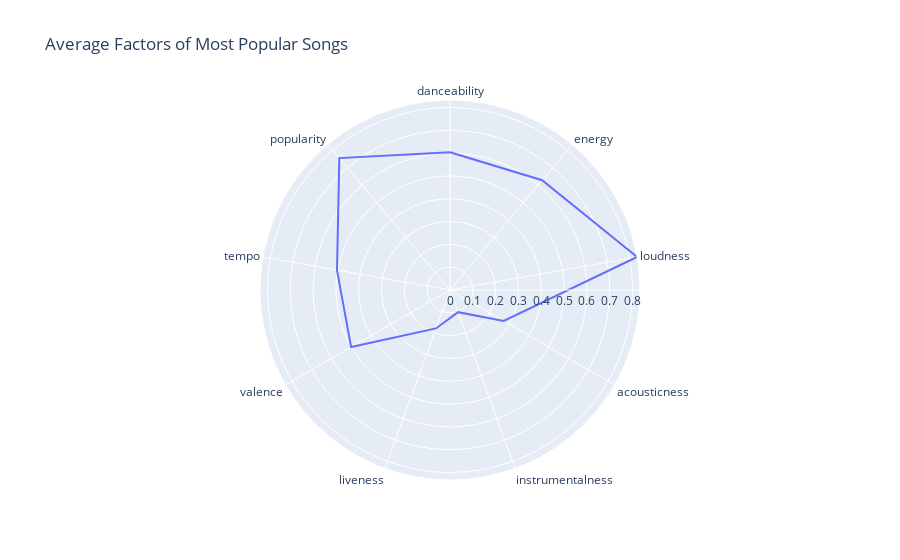

This figure's notebook cell:
### Code cell
#  kindly visualize this with a line_polar using plotly express
fig = px.line_polar(popsong_qualities, 
                    r=popsong_qualities,
                    theta=relevant_qualities,
                    line_close=True,
                    title="Average Factors of Most Popular Songs")
fig.show()

### Figure 1 — Plotly figure (JSON) as saved in the notebook; plotly's stock layout.template omitted (floating-point values rounded to 4 significant figures)
{"data": [{"hovertemplate": "r=%{r}<br>theta=%{theta}<extra></extra>", "legendgroup": "", "line": {"color": "#636efa", "dash": "solid"}, "marker": {"symbol": "circle"}, "mode": "lines", "name": "", "r": [0.6038, 0.6281, 0.8327, 0.2719, 0.1033, 0.1792, 0.5003, 0.5028, 0.7547, 0.6038], "showlegend": false, "subplot": "polar", "theta": ["danceability", "energy", "loudness", "acousticness", "instrumentalness", "liveness", "valence", "tempo", "popularity", "danceability"], "type": "scatterpolar"}], "layout": {"legend": {"tracegroupgap": 0}, "polar": {"angularaxis": {"direction": "clockwise", "rotation": 90}, "domain": {"x": [0, 1], "y": [0, 1]}}, "title": {"text": "Average Factors of Most Popular Songs"}}}
